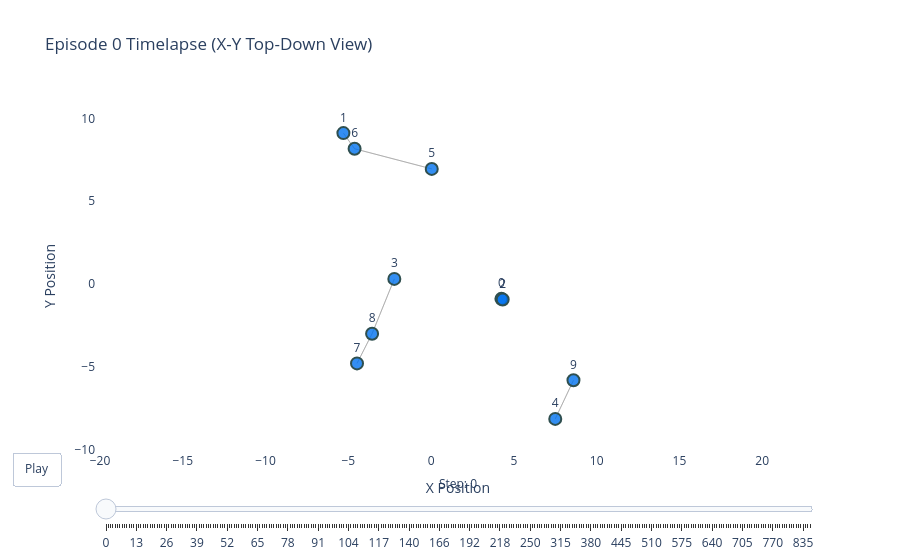

Write notebook code for a chart like this one.
### Markdown cell above
### Visualize an Episode Timelapse

Launch the interactive Plotly viewer. Drag the `Step` slider right and left to scrub through the episode. Turn `view_2d` to `False` if you want a 3D orbital view.

### Code cell
if split_path.exists():
    # Replace 0 with any episode_id found above
    chosen_episode = 0 
    
    fig = visualize_episode_timelapse(
        dataset=dataset,
        episode_id=5,
        title=f"Episode {chosen_episode} Timelapse (X-Y Top-Down View)",
        view_2d=True  # True for Top-Down (X-Y), False for 3D Orbit
    )
    
    # fig.show() will render the interactive UI inline in your notebook
    fig.show()
